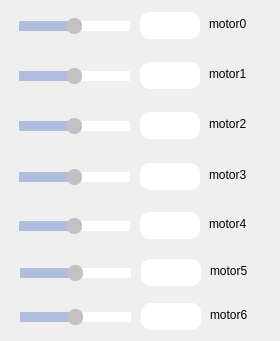
     <widget class="QWidget" name="tab">
      <attribute name="title">
       <string>Correct Init</string>
      </attribute>
      <widget class="QSlider" name="s_motor5">
       <property name="geometry">
        <rect>
         <x>20</x>
         <y>259</y>
         <width>111</width>
         <height>29</height>
        </rect>
       </property>
       <property name="styleSheet">
        <string notr="true">QSlider::groove:horizontal {
    background: red;
    border: 10px;
    height: 6px;
    margin: 2px 0;
}

QSlider::handle:horizontal {
    background: rgb(194, 194, 194);
    border: 1px;
    width: 15px;
    margin: -5px 0; /* handle is placed by default on the contents rect of the groove. Expand outside the groove */
    border-radius: 7px;
}

QSlider::add-page:horizontal {
    background: white;
}

QSlider::sub-page:horizontal {
    background: rgb(176, 189, 223);
}</string>
       </property>
       <property name="minimum">
        <number>-2048</number>
       </property>
       <property name="maximum">
        <number>2048</number>
       </property>
       <property name="singleStep">
        <number>1</number>
       </property>
       <property name="pageStep">
        <number>1</number>
       </property>
       <property name="value">
        <number>0</number>
       </property>
       <property name="orientation">
        <enum>Qt::Horizontal</enum>
       </property>
      </widget>
      <widget class="QSlider" name="s_motor3">
       <property name="geometry">
        <rect>
         <x>19</x>
         <y>163</y>
         <width>111</width>
         <height>29</height>
        </rect>
       </property>
       <property name="styleSheet">
        <string notr="true">QSlider::groove:horizontal {
    background: red;
    border: 10px;
    height: 6px;
    margin: 2px 0;
}

QSlider::handle:horizontal {
    background: rgb(194, 194, 194);
    border: 1px;
    width: 15px;
    margin: -5px 0; /* handle is placed by default on the contents rect of the groove. Expand outside the groove */
    border-radius: 7px;
}

QSlider::add-page:horizontal {
    background: white;
}

QSlider::sub-page:horizontal {
    background: rgb(176, 189, 223);
}</string>
       </property>
       <property name="minimum">
        <number>-2048</number>
       </property>
       <property name="maximum">
        <number>2048</number>
       </property>
       <property name="singleStep">
        <number>1</number>
       </property>
       <property name="pageStep">
        <number>1</number>
       </property>
       <property name="value">
        <number>0</number>
       </property>
       <property name="orientation">
        <enum>Qt::Horizontal</enum>
       </property>
      </widget>
      <widget class="QLineEdit" name="e_motor3">
       <property name="geometry">
        <rect>
         <x>140</x>
         <y>163</y>
         <width>60</width>
         <height>27</height>
        </rect>
       </property>
       <property name="styleSheet">
        <string notr="true">QLineEdit {
    border: 0px solid gray;
    border-radius: 10px;
    padding: 0 8px;
    background: white;
    selection-background-color: white;
}</string>
       </property>
      </widget>
      <widget class="QSlider" name="s_motor2">
       <property name="geometry">
        <rect>
         <x>19</x>
         <y>112</y>
         <width>111</width>
         <height>29</height>
        </rect>
       </property>
       <property name="styleSheet">
        <string notr="true">QSlider::groove:horizontal {
    background: red;
    border: 10px;
    height: 6px;
    margin: 2px 0;
}

QSlider::handle:horizontal {
    background: rgb(194, 194, 194);
    border: 1px;
    width: 15px;
    margin: -5px 0; /* handle is placed by default on the contents rect of the groove. Expand outside the groove */
    border-radius: 7px;
}

QSlider::add-page:horizontal {
    background: white;
}

QSlider::sub-page:horizontal {
    background: rgb(176, 189, 223);
}</string>
       </property>
       <property name="minimum">
        <number>-2048</number>
       </property>
       <property name="maximum">
        <number>2048</number>
       </property>
       <property name="singleStep">
        <number>1</number>
       </property>
       <property name="pageStep">
        <number>1</number>
       </property>
       <property name="value">
        <number>0</number>
       </property>
       <property name="orientation">
        <enum>Qt::Horizontal</enum>
       </property>
      </widget>
      <widget class="QLabel" name="label_31">
       <property name="geometry">
        <rect>
         <x>209</x>
         <y>215</y>
         <width>61</width>
         <height>17</height>
        </rect>
       </property>
       <property name="text">
        <string>motor4</string>
       </property>
      </widget>
      <widget class="QLabel" name="label_32">
       <property name="geometry">
        <rect>
         <x>209</x>
         <y>65</y>
         <width>61</width>
         <height>17</height>
        </rect>
       </property>
       <property name="text">
        <string>motor1</string>
       </property>
      </widget>
      <widget class="QLineEdit" name="e_motor0">
       <property name="geometry">
        <rect>
         <x>140</x>
         <y>12</y>
         <width>60</width>
         <height>27</height>
        </rect>
       </property>
       <property name="styleSheet">
        <string notr="true">QLineEdit {
    border: 0px solid gray;
    border-radius: 10px;
    padding: 0 8px;
    background: white;
    selection-background-color: white;
}</string>
       </property>
      </widget>
      <widget class="QLineEdit" name="e_motor4">
       <property name="geometry">
        <rect>
         <x>140</x>
         <y>212</y>
         <width>60</width>
         <height>27</height>
        </rect>
       </property>
       <property name="styleSheet">
        <string notr="true">QLineEdit {
    border: 0px solid gray;
    border-radius: 10px;
    padding: 0 8px;
    background: white;
    selection-background-color: white;
}</string>
       </property>
      </widget>
      <widget class="QSlider" name="s_motor1">
       <property name="geometry">
        <rect>
         <x>19</x>
         <y>62</y>
         <width>111</width>
         <height>29</height>
        </rect>
       </property>
       <property name="styleSheet">
        <string notr="true">QSlider::groove:horizontal {
    background: red;
    border: 10px;
    height: 6px;
    margin: 2px 0;
}

QSlider::handle:horizontal {
    background: rgb(194, 194, 194);
    border: 1px;
    width: 15px;
    margin: -5px 0; /* handle is placed by default on the contents rect of the groove. Expand outside the groove */
    border-radius: 7px;
}

QSlider::add-page:horizontal {
    background: white;
}

QSlider::sub-page:horizontal {
    background: rgb(176, 189, 223);
}</string>
       </property>
       <property name="minimum">
        <number>-2048</number>
       </property>
       <property name="maximum">
        <number>2048</number>
       </property>
       <property name="singleStep">
        <number>1</number>
       </property>
       <property name="pageStep">
        <number>1</number>
       </property>
       <property name="value">
        <number>0</number>
       </property>
       <property name="sliderPosition">
        <number>0</number>
       </property>
       <property name="orientation">
        <enum>Qt::Horizontal</enum>
       </property>
      </widget>
      <widget class="QSlider" name="s_motor0">
       <property name="geometry">
        <rect>
         <x>19</x>
         <y>12</y>
         <width>111</width>
         <height>29</height>
        </rect>
       </property>
       <property name="styleSheet">
        <string notr="true">QSlider::groove:horizontal {
    background: red;
    border: 10px;
    height: 6px;
    margin: 2px 0;
}

QSlider::handle:horizontal {
    background: rgb(194, 194, 194);
    border: 1px;
    width: 15px;
    margin: -5px 0; /* handle is placed by default on the contents rect of the groove. Expand outside the groove */
    border-radius: 7px;
}

QSlider::add-page:horizontal {
    background: white;
}

QSlider::sub-page:horizontal {
    background: rgb(176, 189, 223);
}</string>
       </property>
       <property name="minimum">
        <number>-2048</number>
       </property>
       <property name="maximum">
        <number>2048</number>
       </property>
       <property name="singleStep">
        <number>1</number>
       </property>
       <property name="pageStep">
        <number>1</number>
       </property>
       <property name="value">
        <number>0</number>
       </property>
       <property name="orientation">
        <enum>Qt::Horizontal</enum>
       </property>
      </widget>
      <widget class="QLineEdit" name="e_motor5">
       <property name="geometry">
        <rect>
         <x>141</x>
         <y>259</y>
         <width>60</width>
         <height>27</height>
        </rect>
       </property>
       <property name="styleSheet">
        <string notr="true">QLineEdit {
    border: 0px solid gray;
    border-radius: 10px;
    padding: 0 8px;
    background: white;
    selection-background-color: white;
}</string>
       </property>
      </widget>
      <widget class="QLabel" name="label_33">
       <property name="geometry">
        <rect>
         <x>209</x>
         <y>166</y>
         <width>61</width>
         <height>17</height>
        </rect>
       </property>
       <property name="text">
        <string>motor3</string>
       </property>
      </widget>
      <widget class="QLineEdit" name="e_motor1">
       <property name="geometry">
        <rect>
         <x>140</x>
         <y>62</y>
         <width>60</width>
         <height>27</height>
        </rect>
       </property>
       <property name="styleSheet">
        <string notr="true">QLineEdit {
    border: 0px solid gray;
    border-radius: 10px;
    padding: 0 8px;
    background: white;
    selection-background-color: white;
}</string>
       </property>
      </widget>
      <widget class="QSlider" name="s_motor4">
       <property name="geometry">
        <rect>
         <x>19</x>
         <y>212</y>
         <width>111</width>
         <height>29</height>
        </rect>
       </property>
       <property name="styleSheet">
        <string notr="true">QSlider::groove:horizontal {
    background: red;
    border: 10px;
    height: 6px;
    margin: 2px 0;
}

QSlider::handle:horizontal {
    background: rgb(194, 194, 194);
    border: 1px;
    width: 15px;
    margin: -5px 0; /* handle is placed by default on the contents rect of the groove. Expand outside the groove */
    border-radius: 7px;
}

QSlider::add-page:horizontal {
    background: white;
}

QSlider::sub-page:horizontal {
    background: rgb(176, 189, 223);
}</string>
       </property>
       <property name="minimum">
        <number>-2048</number>
       </property>
       <property name="maximum">
        <number>2048</number>
       </property>
       <property name="singleStep">
        <number>1</number>
       </property>
       <property name="pageStep">
        <number>1</number>
       </property>
       <property name="value">
        <number>0</number>
       </property>
       <property name="orientation">
        <enum>Qt::Horizontal</enum>
       </property>
      </widget>
      <widget class="QLabel" name="label_34">
       <property name="geometry">
        <rect>
         <x>209</x>
         <y>15</y>
         <width>61</width>
         <height>17</height>
        </rect>
       </property>
       <property name="text">
        <string>motor0</string>
       </property>
      </widget>
      <widget class="QLabel" name="label_35">
       <property name="geometry">
        <rect>
         <x>210</x>
         <y>262</y>
         <width>61</width>
         <height>17</height>
        </rect>
       </property>
       <property name="text">
        <string>motor5</string>
       </property>
      </widget>
      <widget class="QLabel" name="label_36">
       <property name="geometry">
        <rect>
         <x>209</x>
         <y>115</y>
         <width>61</width>
         <height>17</height>
        </rect>
       </property>
       <property name="text">
        <string>motor2</string>
       </property>
      </widget>
      <widget class="QLineEdit" name="e_motor2">
       <property name="geometry">
        <rect>
         <x>140</x>
         <y>112</y>
         <width>60</width>
         <height>27</height>
        </rect>
       </property>
       <property name="styleSheet">
        <string notr="true">QLineEdit {
    border: 0px solid gray;
    border-radius: 10px;
    padding: 0 8px;
    background: white;
    selection-background-color: white;
}</string>
       </property>
      </widget>
      <widget class="QSlider" name="s_motor6">
       <property name="geometry">
        <rect>
         <x>20</x>
         <y>303</y>
         <width>111</width>
         <height>29</height>
        </rect>
       </property>
       <property name="styleSheet">
        <string notr="true">QSlider::groove:horizontal {
    background: red;
    border: 10px;
    height: 6px;
    margin: 2px 0;
}

QSlider::handle:horizontal {
    background: rgb(194, 194, 194);
    border: 1px;
    width: 15px;
    margin: -5px 0; /* handle is placed by default on the contents rect of the groove. Expand outside the groove */
    border-radius: 7px;
}

QSlider::add-page:horizontal {
    background: white;
}

QSlider::sub-page:horizontal {
    background: rgb(176, 189, 223);
}</string>
       </property>
       <property name="minimum">
        <number>-2048</number>
       </property>
       <property name="maximum">
        <number>2048</number>
       </property>
       <property name="singleStep">
        <number>1</number>
       </property>
       <property name="pageStep">
        <number>1</number>
       </property>
       <property name="value">
        <number>0</number>
       </property>
       <property name="orientation">
        <enum>Qt::Horizontal</enum>
       </property>
      </widget>
      <widget class="QLineEdit" name="e_motor6">
       <property name="geometry">
        <rect>
         <x>141</x>
         <y>303</y>
         <width>60</width>
         <height>27</height>
        </rect>
       </property>
       <property name="styleSheet">
        <string notr="true">QLineEdit {
    border: 0px solid gray;
    border-radius: 10px;
    padding: 0 8px;
    background: white;
    selection-background-color: white;
}</string>
       </property>
      </widget>
      <widget class="QLabel" name="label_37">
       <property name="geometry">
        <rect>
         <x>210</x>
         <y>306</y>
         <width>61</width>
         <height>17</height>
        </rect>
       </property>
       <property name="text">
        <string>motor6</string>
       </property>
      </widget>
     </widget>
